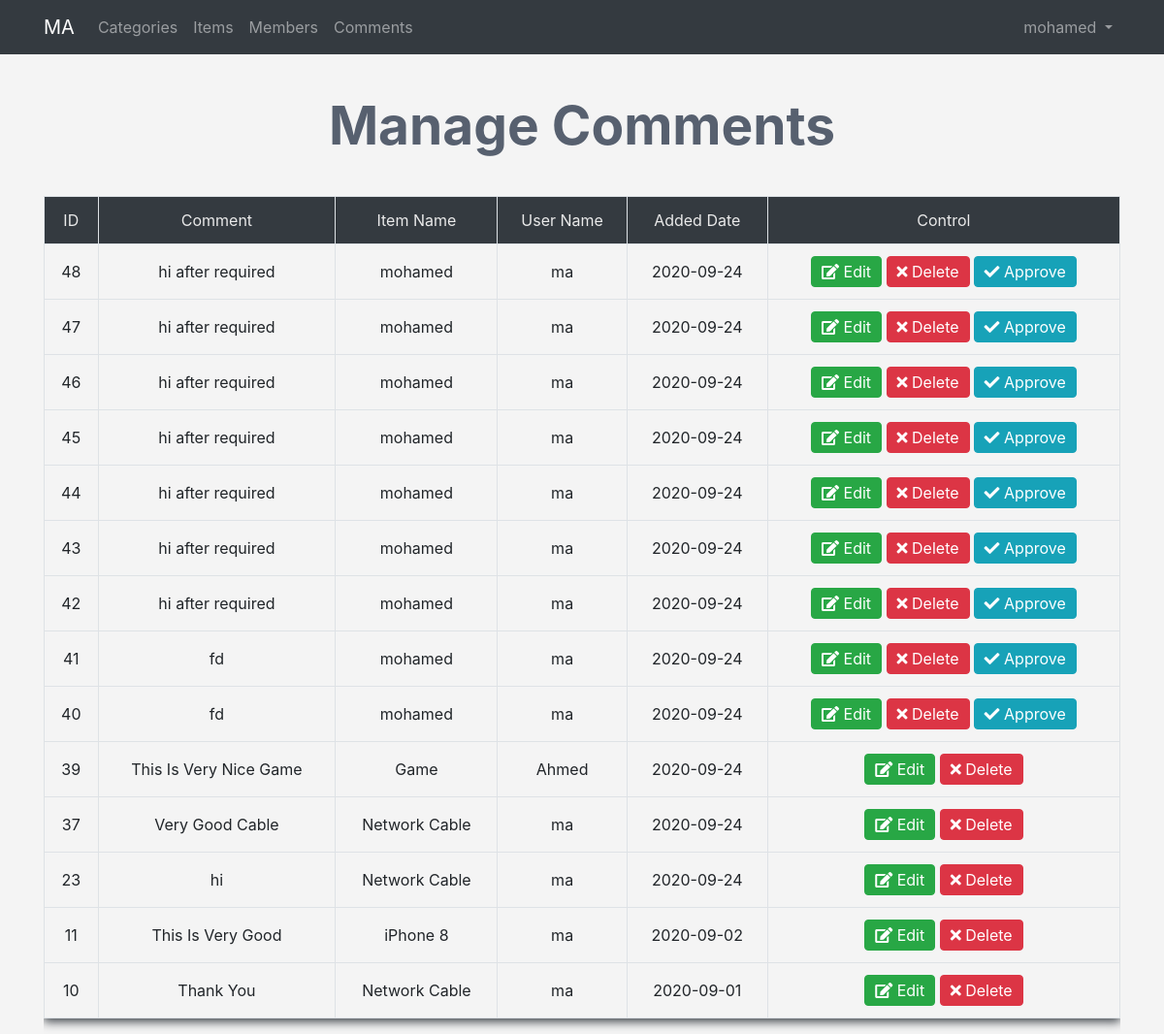
The app's page /admin/comments.php (signed in) with its own data.
### tables this page shows
CREATE TABLE `comments` (
  `c_id` int(11) NOT NULL,
  `comment` text NOT NULL,
  `status` tinyint(4) NOT NULL,
  `comment_date` date NOT NULL,
  `item_id` int(11) NOT NULL,
  `user_id` int(11) NOT NULL
);

CREATE TABLE `items` (
  `Item_ID` int(11) NOT NULL,
  `Name` varchar(255) NOT NULL,
  `Description` text NOT NULL,
  `Price` varchar(255) NOT NULL,
  `Add_Date` date NOT NULL,
  `Country_Made` varchar(255) NOT NULL,
  `Image` varchar(255) NOT NULL,
  `Status` varchar(255) NOT NULL,
  `Rating` smallint(6) NOT NULL,
  `Approve` tinyint(4) NOT NULL DEFAULT 0,
  `Cat_ID` int(11) NOT NULL,
  `Member_ID` int(11) NOT NULL,
  `tags` varchar(255) NOT NULL
);

CREATE TABLE `users` (
  `userID` int(11) NOT NULL COMMENT 'to identify user',
  `Username` varchar(255) NOT NULL COMMENT 'username to login',
  `Password` varchar(255) NOT NULL COMMENT 'password to login',
  `Email` varchar(255) NOT NULL,
  `FullName` varchar(255) NOT NULL,
  `GroupID` int(11) NOT NULL DEFAULT 0 COMMENT 'identify user group',
  `TrustStatus` int(11) NOT NULL DEFAULT 0 COMMENT 'seller rank',
  `RegStatus` int(11) NOT NULL DEFAULT 0 COMMENT 'user approval',
  `Date` date DEFAULT NULL,
  `avatar` varchar(255) NOT NULL
);

### admin/comments.php (the view, shortened to what this page needs)
<?php
  if(isset($_SESSION['Username'])) {
    include 'init.php';
    $do = isset($_GET['do']) ? $_GET['do'] : 'Manage';
    if($do == 'Manage'){
      $stmt = $con->prepare("SELECT
                                  comments.*, items.Name AS Item_Name, users.Username AS Member
                              FROM
                                  comments
                              INNER JOIN
                                  items
                              ON
                                  items.Item_ID = comments.item_id
                              INNER JOIN
                                  users
                              ON
                                  users.userID = comments.user_id
                              ORDER BY
                                  c_id DESC");
      $stmt->execute();
      $rows = $stmt->fetchAll();
      if (! empty($rows)){
  ?>
    <h1 class="text-center">Manage Comments</h1>
    <div class="container">
      <div class="table-responsive">
        <table class="main-table text-center table table-bordered">
          <tr>
            <td>ID</td>
            <td>Comment</td>
            <td>Item Name</td>
            <td>User Name</td>
            <td>Added Date</td>
            <td>Control</td>
          </tr>
          <?php
            foreach($rows as $row){
              echo "<tr>";
                echo "<td>" . $row['c_id'] . "</td>";
                echo "<td>" . $row['comment'] . "</td>";
                echo "<td>" . $row['Item_Name'] . "</td>";
                echo "<td>" . $row['Member'] . "</td>";
                echo "<td>" . $row['comment_date'] . "</td>";
                echo '<td>
                       <a href="comments.php?do=Edit&comid='.$row['c_id'].'" class="btn btn-success"><i class="fa fa-edit"></i> Edit</a>
                       <a href="comments.php?do=Delete&comid='.$row['c_id'].'" class="btn btn-danger confirm"><i class="fa fa-close"></i> Delete </a>';
                       if($row['status'] == 0){
                        echo '<a href="comments.php?do=Approve&comid='.$row['c_id'].'" class="btn btn-info activate"><i class="fa fa-check"></i> Approve</a>';
                       }
               echo '</td>';
              echo "</tr>";
            }
          ?>
        </table>
      </div><?php }else{?>
        <div class="container">
          <div class="alert alert-info">There's No Record To Show</div>
        </div>
    <?php }?>
    </div>
    <?php
}
  include $tpl . 'footer.php';
}else{
  header('Location: index.php');
  exit();
}
?>

### admin/layout/css/backend.css (style rules this page uses)
body { background-color: #f4f4f4; }
h1 { font-size: 55px; margin: 40px; color: #57606f; font-weight: bold; }
.main-table { box-shadow: 0 3px 10px #343a40; }
.main-table td { vertical-align: middle !important; }
.main-table tr:first-child td { background-color: #343a40; color: #eaeaea; }
.main-table .btn { padding: 3px 10px; }
.main-table .activate { margin-left: 4px; }

### records on screen
comments: c_id "48", comment "hi after required", item.Name "mohamed", user.Username "ma", comment_date "2020-09-24"
comments: c_id "47", comment "hi after required", item.Name "mohamed", user.Username "ma", comment_date "2020-09-24"
comments: c_id "46", comment "hi after required", item.Name "mohamed", user.Username "ma", comment_date "2020-09-24"
comments: c_id "45", comment "hi after required", item.Name "mohamed", user.Username "ma", comment_date "2020-09-24"
comments: c_id "44", comment "hi after required", item.Name "mohamed", user.Username "ma", comment_date "2020-09-24"
comments: c_id "43", comment "hi after required", item.Name "mohamed", user.Username "ma", comment_date "2020-09-24"
comments: c_id "42", comment "hi after required", item.Name "mohamed", user.Username "ma", comment_date "2020-09-24"
comments: c_id "41", comment "fd", item.Name "mohamed", user.Username "ma", comment_date "2020-09-24"
comments: c_id "40", comment "fd", item.Name "mohamed", user.Username "ma", comment_date "2020-09-24"
comments: c_id "39", comment "This Is Very Nice Game", item.Name "Game", user.Username "Ahmed", comment_date "2020-09-24"
comments: c_id "37", comment "Very Good Cable", item.Name "Network Cable", user.Username "ma", comment_date "2020-09-24"
comments: c_id "23", comment "hi", item.Name "Network Cable", user.Username "ma", comment_date "2020-09-24"
comments: c_id "11", comment "This Is Very Good", item.Name "iPhone 8", user.Username "ma", comment_date "2020-09-02"
comments: c_id "10", comment "Thank You", item.Name "Network Cable", user.Username "ma", comment_date "2020-09-01"

### other values on screen
lang('HOME_ADMIN') "MA"
lang('CATEGORIES') "Categories"
lang('ITEMS') "Items"
lang('MEMBERS') "Members"
lang('COMMENTS') "Comments"
